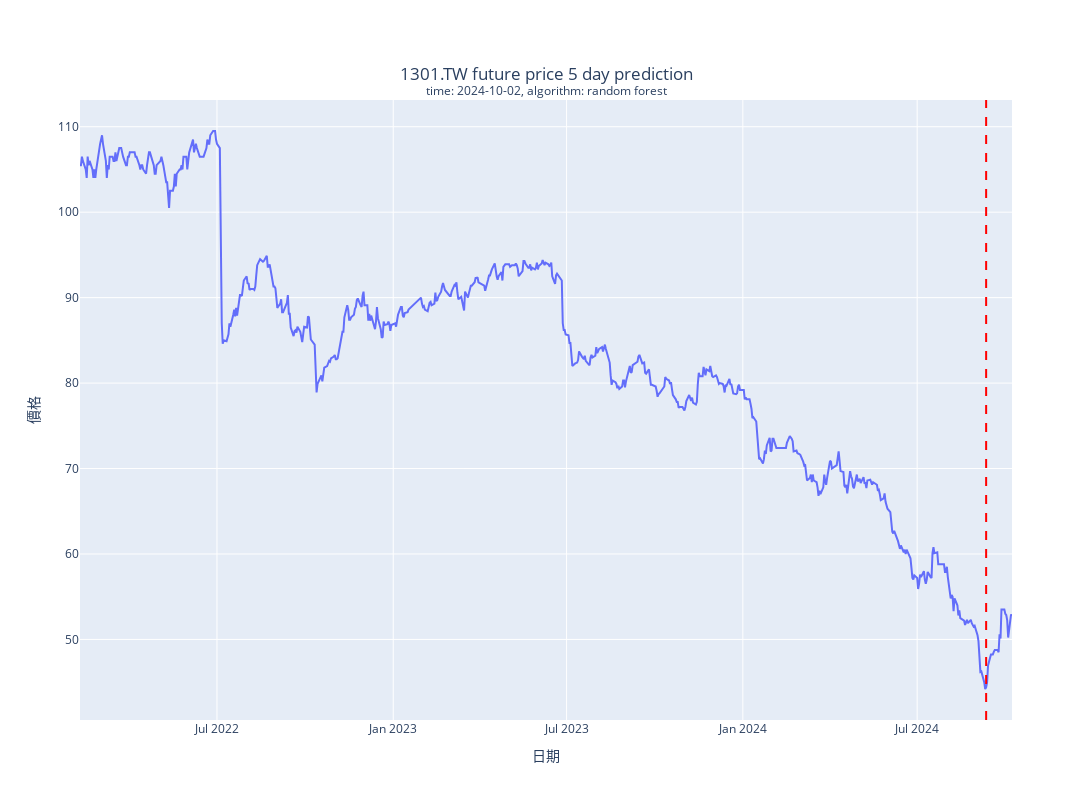
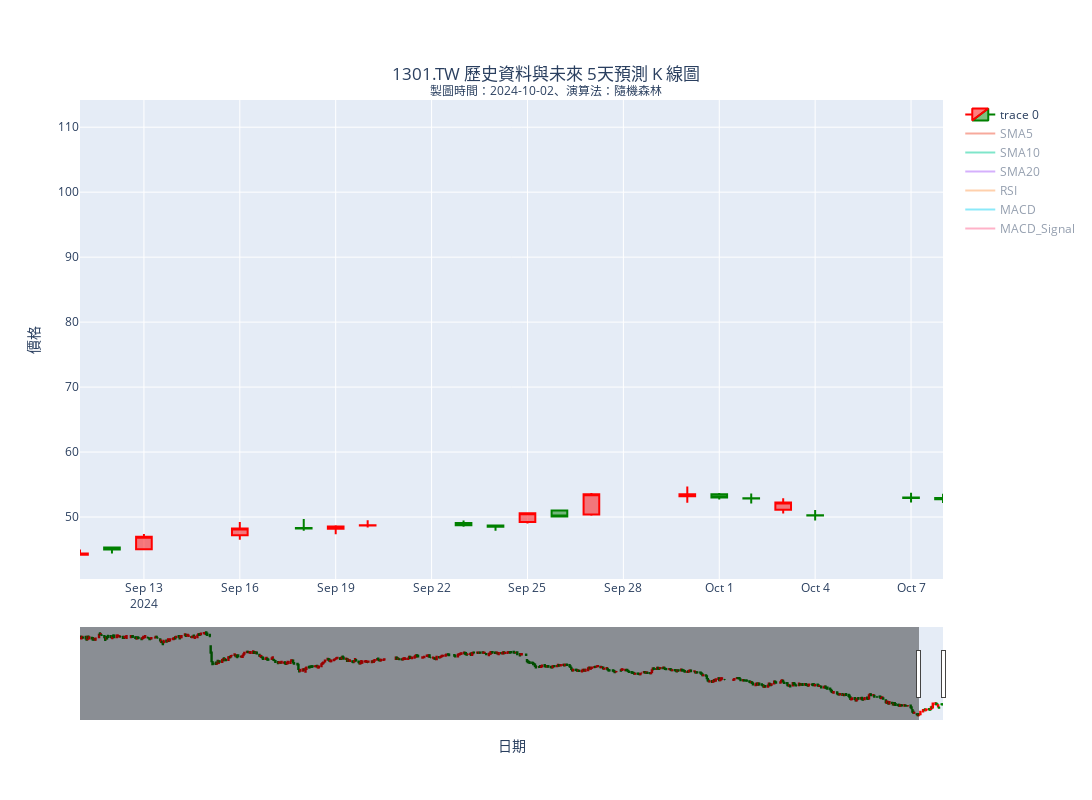

Source (notebook cell) for these figures, in order:
### Markdown cell above
### 3-2. 繪製預測資料圖表：隨機森林

### Code cell
combined_data = pd.concat([current_data, future_df], ignore_index=True)
plot_closing_price(combined_data, f'{target_code}.TW future price {predict_days} day prediction', f'time: {datetime.datetime.now().strftime("%Y-%m-%d")}, algorithm: random forest')
plot_combined_candlestick(combined_data, f'{target_code}.TW 歷史資料與未來 {predict_days}天預測 K 線圖', f'製圖時間：{datetime.datetime.now().strftime("%Y-%m-%d")}、演算法：隨機森林')

### Figure 1 — Plotly figure (JSON) as saved in the notebook; plotly's stock layout.template omitted (floating-point values rounded to 4 significant figures; data arrays with more than 128 entries replaced by an {"elided": "..."} marker saying what was removed)
{"data": [{"mode": "lines", "name": "收盤價", "type": "scatter", "x": {"elided": "652 str values"}, "y": {"elided": "652 float values"}}], "layout": {"height": 800, "shapes": [{"line": {"color": "red", "dash": "dash", "width": 2}, "type": "line", "x0": "2024-09-11", "x1": "2024-09-11", "xref": "x", "y0": 0, "y1": 1, "yref": "paper"}], "title": {"text": "1301.TW future price 5 day prediction<br><sup>time: 2024-10-02, algorithm: random forest</sup>", "x": 0.5, "xanchor": "center", "y": 0.9, "yanchor": "top"}, "width": 1200, "xaxis": {"title": {"text": "日期"}}, "yaxis": {"autorange": true, "title": {"text": "價格"}}}}

### Figure 2 — Plotly figure (JSON) as saved in the notebook; plotly's stock layout.template omitted (floating-point values rounded to 4 significant figures; data arrays with more than 128 entries replaced by an {"elided": "..."} marker saying what was removed)
{"data": [{"close": {"elided": "652 float values"}, "decreasing": {"line": {"color": "green"}}, "high": {"elided": "652 float values"}, "increasing": {"line": {"color": "red"}}, "low": {"elided": "652 float values"}, "open": {"elided": "652 float values"}, "type": "candlestick", "x": {"elided": "652 str values"}}, {"mode": "lines", "name": "SMA5", "type": "scatter", "visible": "legendonly", "x": {"elided": "652 str values"}, "y": {"elided": "652 float values"}}, {"mode": "lines", "name": "SMA10", "type": "scatter", "visible": "legendonly", "x": {"elided": "652 str values"}, "y": {"elided": "652 float values"}}, {"mode": "lines", "name": "SMA20", "type": "scatter", "visible": "legendonly", "x": {"elided": "652 str values"}, "y": {"elided": "652 float values"}}, {"mode": "lines", "name": "RSI", "type": "scatter", "visible": "legendonly", "x": {"elided": "652 str values"}, "y": {"elided": "652 float values"}}, {"mode": "lines", "name": "MACD", "type": "scatter", "visible": "legendonly", "x": {"elided": "652 str values"}, "y": {"elided": "652 float values"}}, {"mode": "lines", "name": "MACD_Signal", "type": "scatter", "visible": "legendonly", "x": {"elided": "652 str values"}, "y": {"elided": "652 float values"}}], "layout": {"height": 800, "title": {"text": "1301.TW 歷史資料與未來 5天預測 K 線圖<br><sup>製圖時間：2024-10-02、演算法：隨機森林</sup>", "x": 0.5, "xanchor": "center", "y": 0.9, "yanchor": "top"}, "width": 1200, "xaxis": {"range": ["2024-09-11", "2024-10-08T00:00:00"], "title": {"text": "日期"}}, "yaxis": {"autorange": true, "title": {"text": "價格"}}}}
